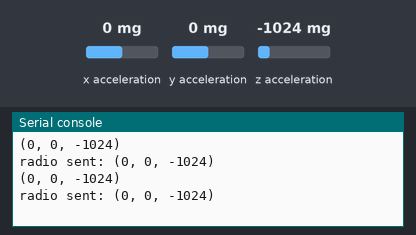
Bench run of a program on a simulated BBC micro:bit running MicroPython. On the bench: the last lines printed to the serial console. The inputs (shaded band) are chosen by the test bench; at power-on: x acceleration 0 mg, y acceleration 0 mg, z acceleration -1024 mg. No radio messages arrive unless stated (any console line starting 'radio sent:' is added by the test bench).

Above: at 1.2 s.
1.3 s: x acceleration set to -1440 mg
At 2.6 s:
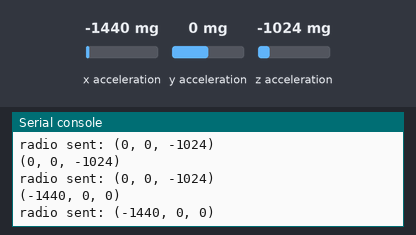
2.8 s: y acceleration set to -1440 mg
At 3.8 s:
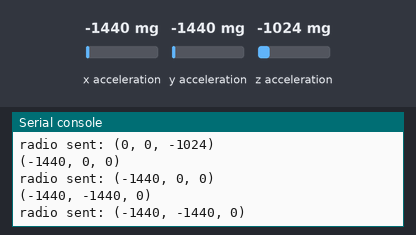
4.3 s: z acceleration set to -1440 mg
At 5.8 s:
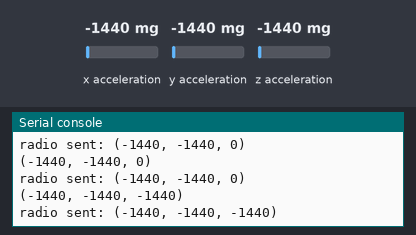
Timing chart, 0 to 7.3 s (numbered marks = the images above; inputs shaded):
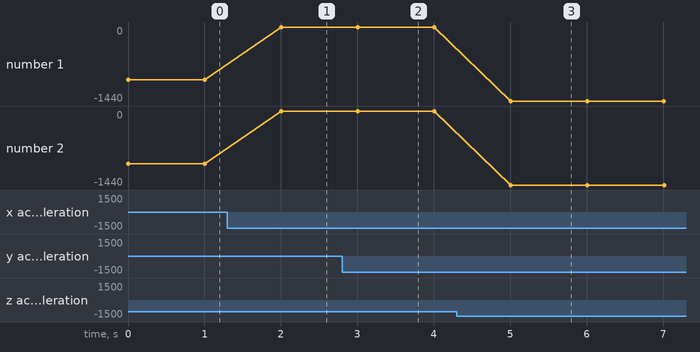

Measured:
- after the input at 1.3 s, the serial console: prints a new line after 0.70 s (image 1)
- after the input at 2.8 s, the serial console: prints a new line after 0.21 s (image 2)
- after the input at 4.3 s, the serial console: prints a new line after 0.71 s (image 3)

The program:

radio-send-accel.py
```python
# Simple radio example
# Adapted from https://microbit-micropython.readthedocs.io/en/latest/radio.html
import radio
from microbit import *

# The radio won't work unless it's switched on.
radio.on()
radio.config(channel=7)

# Event loop.
while True:
    data = accelerometer.get_values()
    print((data))
    radio.send(str(data))
    sleep(1000)
```
